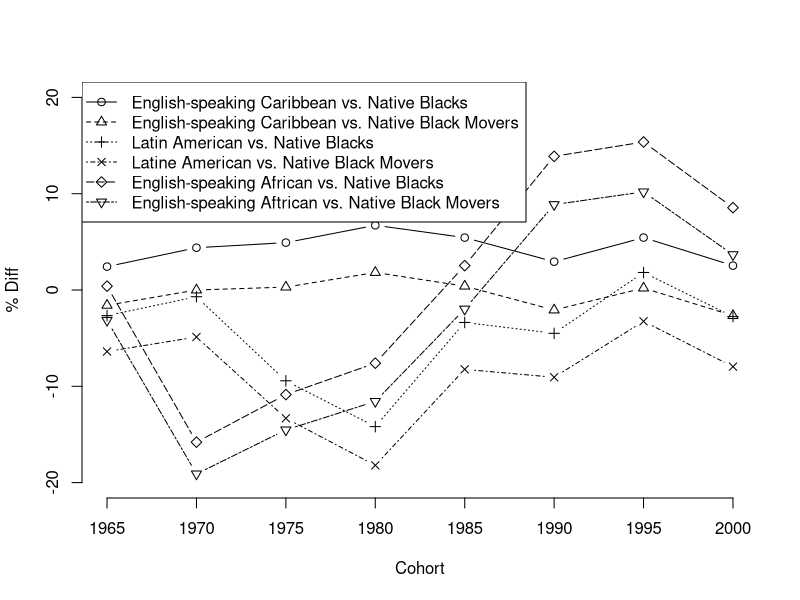

This figure's R source:
## ---- chunk 1
cohort <- as.character(seq(1965, 2000, 5))
plot(c(2.43, 4.39, 4.92, 6.72, 5.44, 2.94, 5.44, 2.53), type="b", ylim=c(-20,20), xlab="Cohort", ylab="% Diff", axes=FALSE, pch=1, lty=1)
axis(1, at=1:length(cohort), labels=cohort)
axis(2)
lines(c(-1.59, 0, .3, 1.82, 0.4, -2.08, .2, -2.66), type="b", pch=2, lty=2)
lines(c(-2.66, -.7, -9.43, -14.19, -3.37, -4.5, 1.82, -2.76), type="b", pch=3, lty=3)
lines(c(-6.39, -4.88, -13.32, -18.21, -8.24, -9.06, -3.25, -7.96), type="b", pch=4, lty=4)
lines(c(.4, -15.8, -10.86, -7.6, 2.53, 13.88, 15.37, 8.55), type="b", pch=5, lty=5)
lines(c(-3.15, -19.1, -14.53, -11.57, -1.98, 8.87, 10.19, 3.67), type="b", pch=6, lty=6)
legend("topleft", legend=c("English-speaking Caribbean vs. Native Blacks", "English-speaking Caribbean vs. Native Black Movers", "Latin American vs. Native Blacks", 
"Latine American vs. Native Black Movers", "English-speaking African vs. Native Blacks", "English-speaking Aftrican vs. Native Black Movers"), pch=1:6, lty=1:6)
